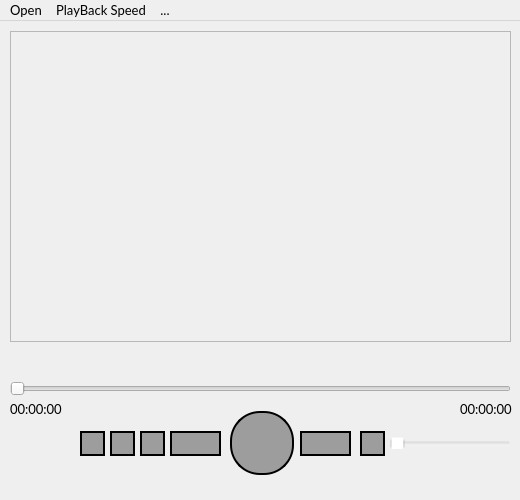
<?xml version="1.0" encoding="UTF-8"?>
<ui version="4.0">
 <class>MainWindow</class>
 <widget class="QMainWindow" name="MainWindow">
  <property name="geometry">
   <rect>
    <x>0</x>
    <y>0</y>
    <width>520</width>
    <height>500</height>
   </rect>
  </property>
  <property name="minimumSize">
   <size>
    <width>520</width>
    <height>500</height>
   </size>
  </property>
  <property name="maximumSize">
   <size>
    <width>520</width>
    <height>510</height>
   </size>
  </property>
  <property name="font">
   <font>
    <family>Lato</family>
    <pointsize>10</pointsize>
   </font>
  </property>
  <property name="windowTitle">
   <string>MainWindow</string>
  </property>
  <widget class="QWidget" name="centralwidget">
   <widget class="QPushButton" name="Button_pauseplay">
    <property name="geometry">
     <rect>
      <x>230</x>
      <y>390</y>
      <width>64</width>
      <height>64</height>
     </rect>
    </property>
    <property name="maximumSize">
     <size>
      <width>64</width>
      <height>64</height>
     </size>
    </property>
    <property name="font">
     <font>
      <family>Roboto</family>
      <pointsize>15</pointsize>
     </font>
    </property>
    <property name="styleSheet">
     <string notr="true">QPushButton{
	background-color: rgb(157, 157, 157);
 	border-style: solid;
 	border-width:2px;
 	border-radius:30px;
 	border-color: black;
	max-width:60px;
 	max-height:60px;
 	min-width:60px;
	min-height:60px;
}

QPushButton::pressed{
	background-color: rgb(54, 54, 54);
	border-style: solid;
 	border-width:2px;
 	border-radius:30px;
 	border-color: black;
 	max-width:60px;
 	max-height:60px;
 	min-width:60px;
 	min-height:60px;
}</string>
    </property>
    <property name="text">
     <string/>
    </property>
    <property name="iconSize">
     <size>
      <width>50</width>
      <height>50</height>
     </size>
    </property>
   </widget>
   <widget class="QPushButton" name="BackwardButton">
    <property name="geometry">
     <rect>
      <x>170</x>
      <y>410</y>
      <width>51</width>
      <height>25</height>
     </rect>
    </property>
    <property name="styleSheet">
     <string notr="true">QPushButton{
	background-color: rgb(157, 157, 157);
 border-style: solid;
 border-width:2px;
 border-radius:50px;
 border-color: black;
}

QPushButton::pressed{
	background-color: rgb(54, 54, 54);
	border-style: solid;
	border-width:2px;
	border-radius:50px;
	border-color: black;
}</string>
    </property>
    <property name="text">
     <string/>
    </property>
   </widget>
   <widget class="QPushButton" name="ForwardButton">
    <property name="geometry">
     <rect>
      <x>300</x>
      <y>410</y>
      <width>51</width>
      <height>25</height>
     </rect>
    </property>
    <property name="styleSheet">
     <string notr="true">QPushButton{
	background-color: rgb(157, 157, 157);
 border-style: solid;
 border-width:2px;
 border-radius:50px;
 border-color: black;
}

QPushButton::pressed{
	background-color: rgb(54, 54, 54);
	border-style: solid;
	border-width:2px;
	border-radius:50px;
	border-color: black;
}</string>
    </property>
    <property name="text">
     <string/>
    </property>
   </widget>
   <widget class="QPushButton" name="StopButton">
    <property name="geometry">
     <rect>
      <x>140</x>
      <y>410</y>
      <width>25</width>
      <height>25</height>
     </rect>
    </property>
    <property name="layoutDirection">
     <enum>Qt::LeftToRight</enum>
    </property>
    <property name="styleSheet">
     <string notr="true">QPushButton{
	background-color: rgb(157, 157, 157);
 border-style: solid;
 border-width:2px;
 border-radius:50px;
 border-color: black;
}

QPushButton::pressed{
	background-color: rgb(54, 54, 54);
	border-style: solid;
	border-width:2px;
	border-radius:50px;
	border-color: black;
}</string>
    </property>
    <property name="text">
     <string/>
    </property>
   </widget>
   <widget class="QPushButton" name="RepeatButton">
    <property name="geometry">
     <rect>
      <x>110</x>
      <y>410</y>
      <width>25</width>
      <height>25</height>
     </rect>
    </property>
    <property name="layoutDirection">
     <enum>Qt::LeftToRight</enum>
    </property>
    <property name="styleSheet">
     <string notr="true">background-color: rgb(157, 157, 157);
 border-style: solid;
 border-width:2px;
 border-radius:50px;
 border-color: black;</string>
    </property>
    <property name="text">
     <string/>
    </property>
    <property name="icon">
     <iconset resource="Icons.qrc">
      <normaloff>:/build/Desktop_Qt_6_7_0_MinGW_64_bit-Debug/debug/icons8-repeat-24.png</normaloff>:/build/Desktop_Qt_6_7_0_MinGW_64_bit-Debug/debug/icons8-repeat-24.png</iconset>
    </property>
   </widget>
   <widget class="QPushButton" name="ShuffleButton">
    <property name="geometry">
     <rect>
      <x>80</x>
      <y>410</y>
      <width>25</width>
      <height>25</height>
     </rect>
    </property>
    <property name="layoutDirection">
     <enum>Qt::LeftToRight</enum>
    </property>
    <property name="styleSheet">
     <string notr="true">QPushButton{
	background-color: rgb(157, 157, 157);
 border-style: solid;
 border-width:2px;
 border-radius:50px;
 border-color: black;
}

QPushButton::pressed{
	background-color: rgb(54, 54, 54);
	border-style: solid;
	border-width:2px;
	border-radius:50px;
	border-color: black;
}</string>
    </property>
    <property name="text">
     <string/>
    </property>
    <property name="icon">
     <iconset resource="Icons.qrc">
      <normaloff>:/build/Desktop_Qt_6_7_0_MinGW_64_bit-Debug/debug/icons8-shuffle-24.png</normaloff>:/build/Desktop_Qt_6_7_0_MinGW_64_bit-Debug/debug/icons8-shuffle-24.png</iconset>
    </property>
   </widget>
   <widget class="QSlider" name="VolumeSlider">
    <property name="geometry">
     <rect>
      <x>390</x>
      <y>415</y>
      <width>121</width>
      <height>16</height>
     </rect>
    </property>
    <property name="styleSheet">
     <string notr="true">background-color: white;
background-color: rgba( 255, 255, 255, 0% );</string>
    </property>
    <property name="orientation">
     <enum>Qt::Horizontal</enum>
    </property>
   </widget>
   <widget class="QLabel" name="SongName">
    <property name="geometry">
     <rect>
      <x>10</x>
      <y>320</y>
      <width>501</width>
      <height>41</height>
     </rect>
    </property>
    <property name="text">
     <string>&lt;Song Name Displayed Here&gt;</string>
    </property>
    <property name="alignment">
     <set>Qt::AlignCenter</set>
    </property>
    <property name="wordWrap">
     <bool>true</bool>
    </property>
   </widget>
   <widget class="QSlider" name="TimelineBar">
    <property name="geometry">
     <rect>
      <x>10</x>
      <y>360</y>
      <width>501</width>
      <height>16</height>
     </rect>
    </property>
    <property name="orientation">
     <enum>Qt::Horizontal</enum>
    </property>
   </widget>
   <widget class="QPushButton" name="VolumeButton">
    <property name="geometry">
     <rect>
      <x>360</x>
      <y>410</y>
      <width>25</width>
      <height>25</height>
     </rect>
    </property>
    <property name="layoutDirection">
     <enum>Qt::RightToLeft</enum>
    </property>
    <property name="styleSheet">
     <string notr="true">QPushButton{
	background-color: rgb(157, 157, 157);
 border-style: solid;
 border-width:2px;
 border-radius:50px;
 border-color: black;
}

QPushButton::pressed{
	background-color: rgb(54, 54, 54);
	border-style: solid;
	border-width:2px;
	border-radius:50px;
	border-color: black;
}</string>
    </property>
    <property name="text">
     <string/>
    </property>
    <property name="icon">
     <iconset resource="Icons.qrc">
      <normaloff>:/build/Desktop_Qt_6_7_0_MinGW_64_bit-Debug/debug/icons8-volume-50.png</normaloff>
      <normalon>:/Downloads/icons8-mute-50.png</normalon>:/build/Desktop_Qt_6_7_0_MinGW_64_bit-Debug/debug/icons8-volume-50.png</iconset>
    </property>
   </widget>
   <widget class="QLabel" name="CurrenTime">
    <property name="geometry">
     <rect>
      <x>10</x>
      <y>380</y>
      <width>71</width>
      <height>16</height>
     </rect>
    </property>
    <property name="text">
     <string>00:00:00</string>
    </property>
   </widget>
   <widget class="QLabel" name="TotalTime">
    <property name="geometry">
     <rect>
      <x>460</x>
      <y>380</y>
      <width>61</width>
      <height>16</height>
     </rect>
    </property>
    <property name="text">
     <string>00:00:00</string>
    </property>
   </widget>
   <widget class="QScrollArea" name="scrollArea">
    <property name="geometry">
     <rect>
      <x>10</x>
      <y>10</y>
      <width>501</width>
      <height>311</height>
     </rect>
    </property>
    <property name="widgetResizable">
     <bool>true</bool>
    </property>
    <widget class="QWidget" name="scrollAreaWidgetContents">
     <property name="geometry">
      <rect>
       <x>0</x>
       <y>0</y>
       <width>499</width>
       <height>309</height>
      </rect>
     </property>
     <layout class="QGridLayout" name="gridLayout">
      <item row="0" column="0">
       <widget class="QLabel" name="SongList">
        <property name="text">
         <string>&lt;Song List Displayed Here&gt;</string>
        </property>
        <property name="alignment">
         <set>Qt::AlignLeading|Qt::AlignLeft|Qt::AlignTop</set>
        </property>
       </widget>
      </item>
     </layout>
    </widget>
   </widget>
  </widget>
  <widget class="QMenuBar" name="menubar">
   <property name="geometry">
    <rect>
     <x>0</x>
     <y>0</y>
     <width>520</width>
     <height>21</height>
    </rect>
   </property>
   <widget class="QMenu" name="menuOpen">
    <property name="title">
     <string>Open</string>
    </property>
    <addaction name="actionSelect_Audio_File"/>
    <addaction name="actionSelect_Artist"/>
   </widget>
   <widget class="QMenu" name="menuPlayBack_Speed">
    <property name="title">
     <string>PlayBack Speed</string>
    </property>
    <addaction name="action1x"/>
    <addaction name="action2x"/>
    <addaction name="action1_5x"/>
    <addaction name="action2x_2"/>
   </widget>
   <widget class="QMenu" name="menu">
    <property name="title">
     <string>...</string>
    </property>
    <addaction name="actionProperties"/>
   </widget>
   <addaction name="menuOpen"/>
   <addaction name="menuPlayBack_Speed"/>
   <addaction name="menu"/>
  </widget>
  <action name="actionSelect_Audio_File">
   <property name="text">
    <string>Select Audio File</string>
   </property>
  </action>
  <action name="action1x">
   <property name="text">
    <string>0.5x</string>
   </property>
  </action>
  <action name="action2x">
   <property name="text">
    <string>1x</string>
   </property>
  </action>
  <action name="action1_5x">
   <property name="text">
    <string>1.5x</string>
   </property>
  </action>
  <action name="action2x_2">
   <property name="text">
    <string>2x</string>
   </property>
  </action>
  <action name="actionProperties">
   <property name="text">
    <string>Properties</string>
   </property>
  </action>
  <action name="actionSelect_Artist">
   <property name="text">
    <string>Select Artist</string>
   </property>
  </action>
 </widget>
 <resources>
  <include location="Icons.qrc"/>
 </resources>
 <connections/>
</ui>
